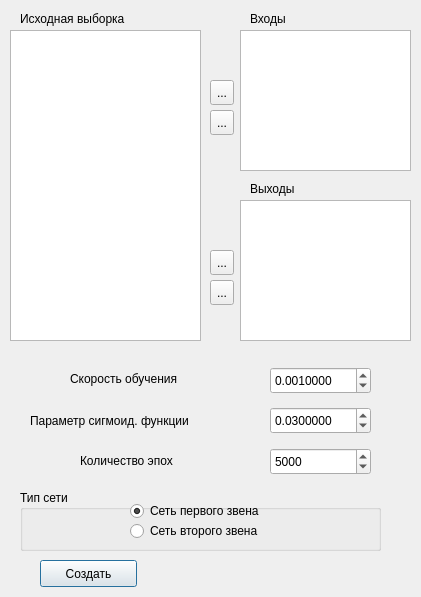
<?xml version="1.0" encoding="UTF-8"?>
<ui version="4.0">
 <class>NeiroSetDialog</class>
 <widget class="QDialog" name="NeiroSetDialog">
  <property name="geometry">
   <rect>
    <x>0</x>
    <y>0</y>
    <width>421</width>
    <height>597</height>
   </rect>
  </property>
  <property name="minimumSize">
   <size>
    <width>421</width>
    <height>597</height>
   </size>
  </property>
  <property name="maximumSize">
   <size>
    <width>421</width>
    <height>597</height>
   </size>
  </property>
  <property name="windowTitle">
   <string>Новая сеть</string>
  </property>
  <widget class="QPushButton" name="pushButton">
   <property name="geometry">
    <rect>
     <x>40</x>
     <y>560</y>
     <width>97</width>
     <height>27</height>
    </rect>
   </property>
   <property name="text">
    <string>Создать</string>
   </property>
  </widget>
  <widget class="QWidget" name="widget" native="true">
   <property name="geometry">
    <rect>
     <x>20</x>
     <y>360</y>
     <width>361</width>
     <height>41</height>
    </rect>
   </property>
   <widget class="QDoubleSpinBox" name="doubleSpinBox">
    <property name="geometry">
     <rect>
      <x>250</x>
      <y>7</y>
      <width>101</width>
      <height>27</height>
     </rect>
    </property>
    <property name="decimals">
     <number>7</number>
    </property>
    <property name="minimum">
     <double>0.000001000000000</double>
    </property>
    <property name="singleStep">
     <double>0.000001000000000</double>
    </property>
    <property name="value">
     <double>0.001000000000000</double>
    </property>
   </widget>
   <widget class="QLabel" name="label">
    <property name="geometry">
     <rect>
      <x>50</x>
      <y>10</y>
      <width>151</width>
      <height>17</height>
     </rect>
    </property>
    <property name="text">
     <string>Скорость обучения</string>
    </property>
   </widget>
  </widget>
  <widget class="QWidget" name="widget_2" native="true">
   <property name="geometry">
    <rect>
     <x>20</x>
     <y>400</y>
     <width>361</width>
     <height>41</height>
    </rect>
   </property>
   <widget class="QDoubleSpinBox" name="doubleSpinBox_2">
    <property name="geometry">
     <rect>
      <x>250</x>
      <y>7</y>
      <width>101</width>
      <height>27</height>
     </rect>
    </property>
    <property name="decimals">
     <number>7</number>
    </property>
    <property name="minimum">
     <double>0.000001000000000</double>
    </property>
    <property name="singleStep">
     <double>0.000001000000000</double>
    </property>
    <property name="value">
     <double>0.030000000000000</double>
    </property>
   </widget>
   <widget class="QLabel" name="label_2">
    <property name="geometry">
     <rect>
      <x>10</x>
      <y>0</y>
      <width>201</width>
      <height>41</height>
     </rect>
    </property>
    <property name="lineWidth">
     <number>2</number>
    </property>
    <property name="text">
     <string>Параметр сигмоид. функции</string>
    </property>
   </widget>
  </widget>
  <widget class="QWidget" name="widget_4" native="true">
   <property name="geometry">
    <rect>
     <x>20</x>
     <y>440</y>
     <width>361</width>
     <height>41</height>
    </rect>
   </property>
   <widget class="QLabel" name="label_4">
    <property name="geometry">
     <rect>
      <x>20</x>
      <y>30</y>
      <width>201</width>
      <height>41</height>
     </rect>
    </property>
    <property name="lineWidth">
     <number>2</number>
    </property>
    <property name="text">
     <string>Количество эпох обучения</string>
    </property>
   </widget>
   <widget class="QSpinBox" name="spinBox">
    <property name="geometry">
     <rect>
      <x>250</x>
      <y>8</y>
      <width>101</width>
      <height>27</height>
     </rect>
    </property>
    <property name="maximum">
     <number>1000000</number>
    </property>
    <property name="value">
     <number>5000</number>
    </property>
   </widget>
   <widget class="QLabel" name="label_5">
    <property name="geometry">
     <rect>
      <x>60</x>
      <y>0</y>
      <width>121</width>
      <height>41</height>
     </rect>
    </property>
    <property name="lineWidth">
     <number>2</number>
    </property>
    <property name="text">
     <string>Количество эпох</string>
    </property>
   </widget>
  </widget>
  <widget class="QGroupBox" name="groupBox">
   <property name="geometry">
    <rect>
     <x>20</x>
     <y>490</y>
     <width>361</width>
     <height>61</height>
    </rect>
   </property>
   <property name="title">
    <string>Тип сети</string>
   </property>
   <widget class="QRadioButton" name="radioButton">
    <property name="geometry">
     <rect>
      <x>110</x>
      <y>10</y>
      <width>171</width>
      <height>22</height>
     </rect>
    </property>
    <property name="text">
     <string>Сеть первого звена</string>
    </property>
    <property name="checked">
     <bool>true</bool>
    </property>
   </widget>
   <widget class="QRadioButton" name="radioButton_2">
    <property name="geometry">
     <rect>
      <x>110</x>
      <y>30</y>
      <width>161</width>
      <height>22</height>
     </rect>
    </property>
    <property name="text">
     <string>Сеть второго звена</string>
    </property>
   </widget>
  </widget>
  <widget class="QLabel" name="label_3">
   <property name="geometry">
    <rect>
     <x>250</x>
     <y>10</y>
     <width>67</width>
     <height>17</height>
    </rect>
   </property>
   <property name="text">
    <string>Входы</string>
   </property>
  </widget>
  <widget class="QLabel" name="label_7">
   <property name="geometry">
    <rect>
     <x>250</x>
     <y>180</y>
     <width>67</width>
     <height>17</height>
    </rect>
   </property>
   <property name="text">
    <string>Выходы</string>
   </property>
  </widget>
  <widget class="QLabel" name="label_8">
   <property name="geometry">
    <rect>
     <x>20</x>
     <y>10</y>
     <width>141</width>
     <height>17</height>
    </rect>
   </property>
   <property name="text">
    <string>Исходная выборка</string>
   </property>
  </widget>
  <widget class="QToolButton" name="toolButton">
   <property name="geometry">
    <rect>
     <x>210</x>
     <y>80</y>
     <width>24</width>
     <height>25</height>
    </rect>
   </property>
   <property name="text">
    <string>...</string>
   </property>
   <property name="icon">
    <iconset resource="resources.qrc">
     <normaloff>:/resources/icons/Arrow-right-icon.png</normaloff>:/resources/icons/Arrow-right-icon.png</iconset>
   </property>
  </widget>
  <widget class="QToolButton" name="toolButton_2">
   <property name="geometry">
    <rect>
     <x>210</x>
     <y>110</y>
     <width>24</width>
     <height>25</height>
    </rect>
   </property>
   <property name="text">
    <string>...</string>
   </property>
   <property name="icon">
    <iconset resource="resources.qrc">
     <normaloff>:/resources/icons/Arrow-left-icon.png</normaloff>:/resources/icons/Arrow-left-icon.png</iconset>
   </property>
  </widget>
  <widget class="QToolButton" name="toolButton_3">
   <property name="geometry">
    <rect>
     <x>210</x>
     <y>250</y>
     <width>24</width>
     <height>25</height>
    </rect>
   </property>
   <property name="text">
    <string>...</string>
   </property>
   <property name="icon">
    <iconset resource="resources.qrc">
     <normaloff>:/resources/icons/Arrow-right-icon.png</normaloff>:/resources/icons/Arrow-right-icon.png</iconset>
   </property>
  </widget>
  <widget class="QToolButton" name="toolButton_4">
   <property name="geometry">
    <rect>
     <x>210</x>
     <y>280</y>
     <width>24</width>
     <height>25</height>
    </rect>
   </property>
   <property name="text">
    <string>...</string>
   </property>
   <property name="icon">
    <iconset resource="resources.qrc">
     <normaloff>:/resources/icons/Arrow-left-icon.png</normaloff>:/resources/icons/Arrow-left-icon.png</iconset>
   </property>
  </widget>
  <widget class="QListWidget" name="listWidget">
   <property name="geometry">
    <rect>
     <x>10</x>
     <y>30</y>
     <width>191</width>
     <height>311</height>
    </rect>
   </property>
   <property name="editTriggers">
    <set>QAbstractItemView::EditKeyPressed</set>
   </property>
   <property name="selectionMode">
    <enum>QAbstractItemView::ExtendedSelection</enum>
   </property>
  </widget>
  <widget class="QListWidget" name="listWidget_2">
   <property name="geometry">
    <rect>
     <x>240</x>
     <y>30</y>
     <width>171</width>
     <height>141</height>
    </rect>
   </property>
   <property name="selectionMode">
    <enum>QAbstractItemView::ExtendedSelection</enum>
   </property>
  </widget>
  <widget class="QListWidget" name="listWidget_3">
   <property name="geometry">
    <rect>
     <x>240</x>
     <y>200</y>
     <width>171</width>
     <height>141</height>
    </rect>
   </property>
   <property name="selectionMode">
    <enum>QAbstractItemView::ExtendedSelection</enum>
   </property>
  </widget>
 </widget>
 <resources>
  <include location="resources.qrc"/>
 </resources>
 <connections/>
</ui>
